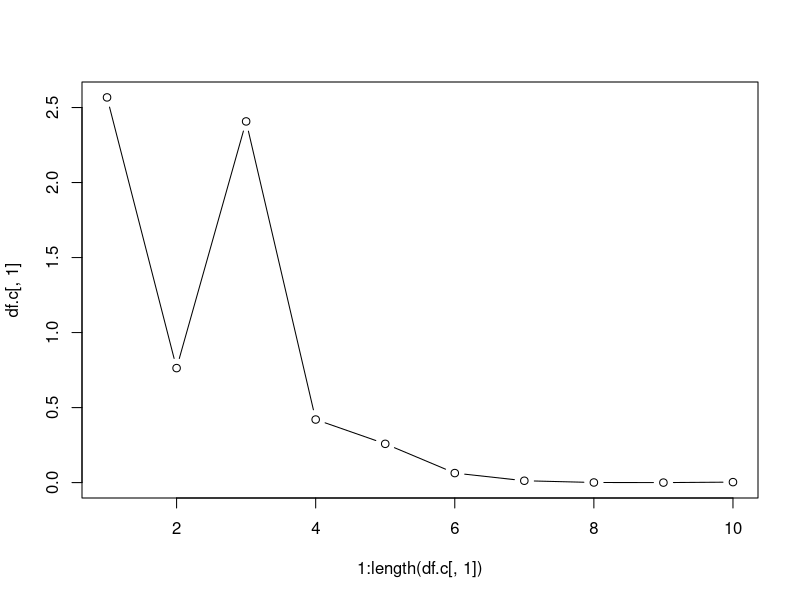
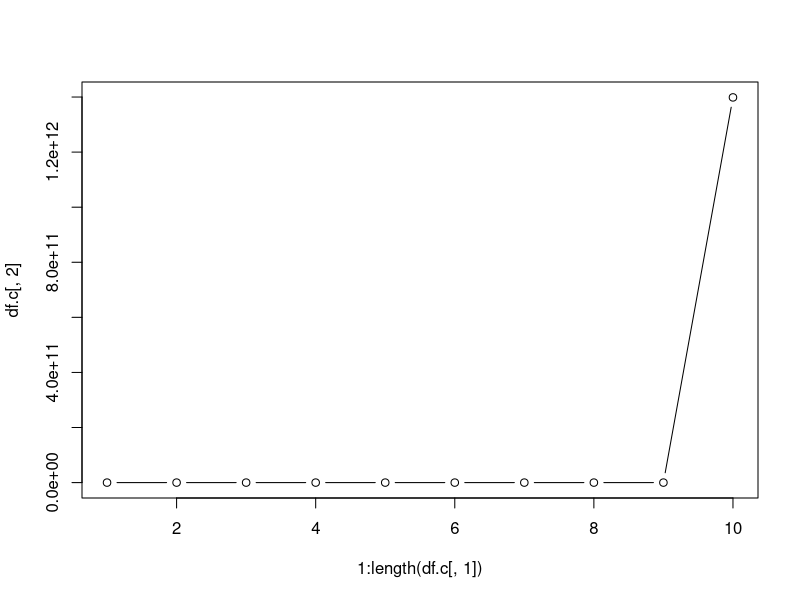
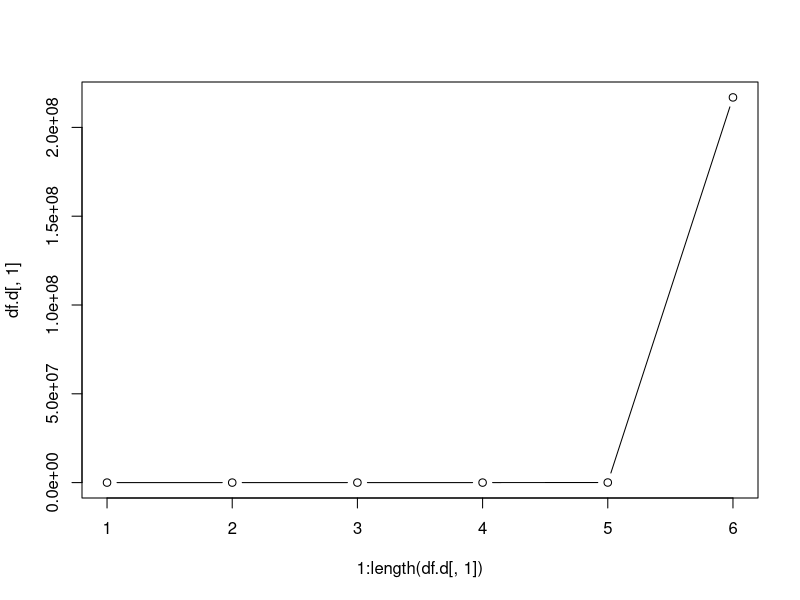
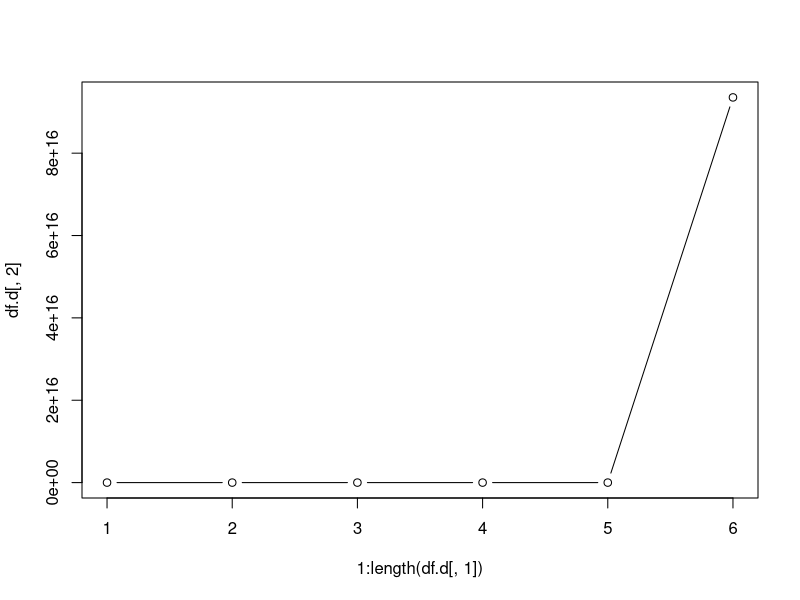

Reproduce these figures in R, in order.
## ---- chunk 1
knitr::opts_chunk$set(echo = TRUE)
library(tidyverse)
library(dplyr)
## ---- chunk 2
# render derivative
f <- function(theta){
  1997/(2 + theta) - 1811/(1-theta) + 32/theta
}

# build secant method


secM <- function(theta0,theta1,maxit,tolerr,tolgrad){
# input initials
  it = 0
  absg <- abs(f(theta1))
  mre <- abs(theta1 - theta0)/max(1,abs(theta1))
  store <- data.frame()
  while(it < maxit && (absg > tolgrad || mre > tolerr)){
    # secant method equation
    theta2 <- theta1 - f(theta1)*(theta1 - theta0)/(f(theta1) - f(theta0))
    # storing into dataframe
    absg <- abs(f(theta2))
    mre <- abs(theta1 - theta0)/max(1,abs(theta1))

    # end of the loop
     theta0 <- theta1
     theta1 <- theta2
     it = it + 1
     row <- c(it,theta2,mre,absg)
     store <- rbind(store,row)
  }
# formatting dataframe
  store <- data.frame(store) %>% set_names("Iteration","Theta","Relative Error","Gradient at Theta") %>% mutate(
  Theta = sprintf("%12.12f",Theta),
  `Relative Error` = sprintf("%.1e", `Relative Error`),
  `Gradient at Theta` = sprintf("%.1e", `Gradient at Theta`)
  )  
 return(store)
}

## ---- chunk 3
# start process
secM(theta0 = .02,.01,20,1e-6,1e-9)

## ---- chunk 4
secM2 <- function(theta0,theta1,maxit,tolerr,tolgrad,star){
# input initials
  it = 0
  gold = (1 + sqrt(5))/2
  absg <- abs(f(theta1))
  mre <- abs(theta1 - theta0)/max(1,abs(theta1))
  store <- data.frame()
  while(it < maxit && (absg > tolgrad || mre > tolerr)){
    # secant method equation
    theta2 <- theta1 - f(theta1)*(theta1 - theta0)/(f(theta1) - f(theta0))
    # storing into dataframe
    absg <- abs(f(theta2))
    mre <- abs(theta1 - theta0)/max(1,abs(theta1))
    rat <- abs(theta1-star)/(abs(theta1 - theta0))^(gold)
    sigdig <- -log10(abs(theta1 - star)/abs(star))

    # end of the loop
     theta0 <- theta1
     theta1 <- theta2
     it = it + 1
     row <- c(it,theta2,rat,sigdig)
     store <- rbind(store,row)
  }
# formatting dataframe
store <- data.frame(store) %>% set_names("Iteration","Theta","Convergence Ratio","Sig. Digits") %>% mutate(
  Iteration = sprintf("%02.f",Iteration),
  Theta = sprintf("%12.12f",Theta),
  `Convergence Ratio` = sprintf("%.3e",`Convergence Ratio`)
  )  
 return(store)
}
## ---- chunk 5
thetstar <- (-1657 + sqrt(3728689))/7680
secM2(.02,.01,20,1e-6,1e-9,thetstar)
## ---- chunk 6
secM2.c <- function(theta0,theta1,maxit,tolerr,tolgrad,star){
# input initials
  it = 0
  gold = (1 + sqrt(5))/2
  absg <- abs(f(theta1))
  mre <- abs(theta1 - theta0)/max(1,abs(theta1))
  store <- data.frame()
  while(it < maxit && (absg > tolgrad || mre > tolerr)){
    # secant method equation
    theta2 <- theta1 - f(theta1)*(theta1 - theta0)/(f(theta1) - f(theta0))
    # storing into dataframe
    absg <- abs(f(theta2))
    mre <- abs(theta1 - theta0)/max(1,abs(theta1))
    ratsl <- abs(theta1-star)/(abs(theta1 - theta0))
    ratquad <- abs(theta1-star)/(abs(theta1 - theta0))^2
    sigdig <- -log10(abs(theta1 - star)/abs(star))

    # end of the loop
     theta0 <- theta1
     theta1 <- theta2
     it = it + 1
     row <- c(it,theta2,ratsl,ratquad,sigdig)
     store <- rbind(store,row)
  }
# formatting dataframe
store <- data.frame(store) %>% set_names("Iteration","Theta","Convergence Ratio Lin","Convergence Ratio Quad","Sig. Digits") %>% mutate(
  Iteration = sprintf("%02.f",Iteration), 
  Theta = sprintf("%12.12f",Theta)  
  )  
 return(store)
}
## ---- chunk 7
thetstar <- (-1657 + sqrt(3728689))/7680
df.c <- secM2.c(.02,.01,20,1e-10,1e-12,thetstar)[,3:4]
df.c
plot(1:length(df.c[,1]),df.c[,1],type = 'b')
plot(1:length(df.c[,1]),df.c[,2],type = 'b')

## ---- chunk 8
df.d <- secM2.c(-.2,.2,10,1e-6,1e-9,thetstar)[,3:4]
df.d
plot(1:length(df.d[,1]),df.d[,1],type = 'b')
plot(1:length(df.d[,1]),df.d[,2],type = 'b')
